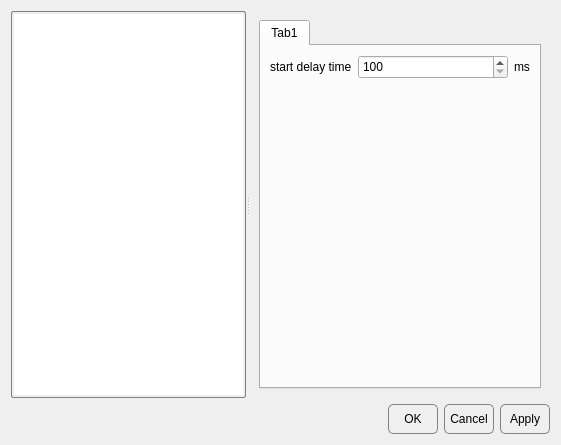
<?xml version="1.0" encoding="UTF-8"?>
<ui version="4.0">
 <class>OptionDialog</class>
 <widget class="QDialog" name="OptionDialog">
  <property name="geometry">
   <rect>
    <x>0</x>
    <y>0</y>
    <width>561</width>
    <height>445</height>
   </rect>
  </property>
  <property name="windowTitle">
   <string>Dialog</string>
  </property>
  <property name="styleSheet">
   <string notr="true">
QRadioButton::indicator::unchecked#radioButton_admin {
    image:url(:/user_admin_unchecked.png)
}

QRadioButton::indicator:unchecked:hover#radioButton_admin {
    image:url(:/user_admin_hover.png)
}


QRadioButton::indicator::checked#radioButton_admin {
    image:url(:/user_admin_checked.png)
}

QRadioButton::indicator:checked:hover#radioButton_admin {
    image:url(:/user_admin_checked.png)
}

QRadioButton::indicator::unchecked#radioButton_general {
    image:url(:/user_general_unchecked.png)
}

QRadioButton::indicator:unchecked:hover#radioButton_general {
    image:url(:/user_general_hover.png)
}


QRadioButton::indicator::checked#radioButton_general {
    image:url(:/user_general_checked.png)
}

QRadioButton::indicator:checked:hover#radioButton_general {
    image:url(:/user_general_checked.png)
}
QWidget#widget_up{
	background-color:white;
}
QWidget#widget_down{
	background-color:lightgray;
}
QLineEdit{
border:1px solid gray;
border-radius:5px;
}
QPushButton{
	border: 1px solid grey;
	border-radius:5px;
}
QPushButton:hover{
	border: 1px solid grey;
	border-radius:5px;
	
	background-color: rgb(172, 190, 255);
}
QPushButton:pressed{
	border: 1px solid grey;
	border-radius:5px;
	color:white;
	background-color: rgb(0, 85, 255);
}


QListView#listWidget{
	padding:2px;
	show-decoration-selected: 1;
	border:1px solid gray;
	border-radius: 2px;
}
QListView::item#listWidget{
	border: 1px solid #d9d9d9;
	border-left-color: transparent;
	border-top-color: transparent;
	height:30px;
}
QListView::item:hover#listWidget {
	background: qlineargradient(x1: 0, y1: 0, x2: 0, y2: 1, stop: 0 #e7effd, stop: 1 #cbdaf1);
	border: 1px solid #bfcde4;

}
QListView::item:selected#listWidget{
	border: 1px solid #567dbc;

}
 QListView::item:selected:active#listWidget{
	background: #567DBC;

}
QListView::item:selected:!active#listWidget{
	background: #567DBC;

}
</string>
  </property>
  <layout class="QVBoxLayout" name="verticalLayout" stretch="1,0">
   <item>
    <widget class="QSplitter" name="splitter">
     <property name="frameShape">
      <enum>QFrame::NoFrame</enum>
     </property>
     <property name="orientation">
      <enum>Qt::Horizontal</enum>
     </property>
     <property name="childrenCollapsible">
      <bool>true</bool>
     </property>
     <widget class="QListWidget" name="listWidget">
      <property name="maximumSize">
       <size>
        <width>16777215</width>
        <height>16777215</height>
       </size>
      </property>
     </widget>
     <widget class="QStackedWidget" name="stackedWidget">
      <property name="sizePolicy">
       <sizepolicy hsizetype="Expanding" vsizetype="Expanding">
        <horstretch>0</horstretch>
        <verstretch>0</verstretch>
       </sizepolicy>
      </property>
      <property name="minimumSize">
       <size>
        <width>300</width>
        <height>0</height>
       </size>
      </property>
      <property name="currentIndex">
       <number>2</number>
      </property>
      <widget class="QWidget" name="userlogin">
       <layout class="QVBoxLayout" name="verticalLayout_2" stretch="2,1">
        <property name="spacing">
         <number>0</number>
        </property>
        <property name="leftMargin">
         <number>0</number>
        </property>
        <property name="topMargin">
         <number>0</number>
        </property>
        <property name="rightMargin">
         <number>0</number>
        </property>
        <property name="bottomMargin">
         <number>0</number>
        </property>
        <item>
         <widget class="QWidget" name="widget_up" native="true">
          <layout class="QHBoxLayout" name="horizontalLayout_4">
           <item>
            <layout class="QHBoxLayout" name="horizontalLayout_2">
             <item>
              <spacer name="horizontalSpacer_2">
               <property name="orientation">
                <enum>Qt::Horizontal</enum>
               </property>
               <property name="sizeHint" stdset="0">
                <size>
                 <width>40</width>
                 <height>20</height>
                </size>
               </property>
              </spacer>
             </item>
             <item>
              <widget class="QRadioButton" name="radioButton_general">
               <property name="text">
                <string/>
               </property>
               <property name="checked">
                <bool>true</bool>
               </property>
              </widget>
             </item>
             <item>
              <spacer name="horizontalSpacer_3">
               <property name="orientation">
                <enum>Qt::Horizontal</enum>
               </property>
               <property name="sizeHint" stdset="0">
                <size>
                 <width>40</width>
                 <height>20</height>
                </size>
               </property>
              </spacer>
             </item>
            </layout>
           </item>
           <item>
            <layout class="QHBoxLayout" name="horizontalLayout_3">
             <item>
              <spacer name="horizontalSpacer_4">
               <property name="orientation">
                <enum>Qt::Horizontal</enum>
               </property>
               <property name="sizeHint" stdset="0">
                <size>
                 <width>40</width>
                 <height>20</height>
                </size>
               </property>
              </spacer>
             </item>
             <item>
              <widget class="QRadioButton" name="radioButton_admin">
               <property name="text">
                <string/>
               </property>
              </widget>
             </item>
             <item>
              <spacer name="horizontalSpacer_5">
               <property name="orientation">
                <enum>Qt::Horizontal</enum>
               </property>
               <property name="sizeHint" stdset="0">
                <size>
                 <width>40</width>
                 <height>20</height>
                </size>
               </property>
              </spacer>
             </item>
            </layout>
           </item>
          </layout>
         </widget>
        </item>
        <item>
         <widget class="QWidget" name="widget_down" native="true">
          <layout class="QVBoxLayout" name="verticalLayout_3">
           <item>
            <widget class="QWidget" name="widget_pw" native="true">
             <layout class="QVBoxLayout" name="verticalLayout_4">
              <item>
               <layout class="QHBoxLayout" name="horizontalLayout_5">
                <item>
                 <widget class="QLabel" name="label">
                  <property name="text">
                   <string>Password</string>
                  </property>
                 </widget>
                </item>
                <item>
                 <widget class="QLineEdit" name="lineEdit_PW">
                  <property name="minimumSize">
                   <size>
                    <width>0</width>
                    <height>30</height>
                   </size>
                  </property>
                  <property name="echoMode">
                   <enum>QLineEdit::Password</enum>
                  </property>
                 </widget>
                </item>
               </layout>
              </item>
              <item>
               <layout class="QHBoxLayout" name="horizontalLayout_6">
                <item>
                 <widget class="QCheckBox" name="checkBox_admin_need">
                  <property name="text">
                   <string>need check</string>
                  </property>
                 </widget>
                </item>
                <item>
                 <spacer name="horizontalSpacer_6">
                  <property name="orientation">
                   <enum>Qt::Horizontal</enum>
                  </property>
                  <property name="sizeHint" stdset="0">
                   <size>
                    <width>40</width>
                    <height>20</height>
                   </size>
                  </property>
                 </spacer>
                </item>
               </layout>
              </item>
             </layout>
            </widget>
           </item>
          </layout>
         </widget>
        </item>
       </layout>
      </widget>
      <widget class="QWidget" name="autoload">
       <layout class="QVBoxLayout" name="verticalLayout_5">
        <item>
         <widget class="QCheckBox" name="checkBox_autoLoad">
          <property name="text">
           <string>AutoLoad</string>
          </property>
         </widget>
        </item>
        <item>
         <spacer name="verticalSpacer">
          <property name="orientation">
           <enum>Qt::Vertical</enum>
          </property>
          <property name="sizeHint" stdset="0">
           <size>
            <width>20</width>
            <height>40</height>
           </size>
          </property>
         </spacer>
        </item>
       </layout>
      </widget>
      <widget class="QWidget" name="plotWidget">
       <layout class="QVBoxLayout" name="verticalLayout_6">
        <item>
         <widget class="QTabWidget" name="tabWidget">
          <property name="currentIndex">
           <number>0</number>
          </property>
          <widget class="QWidget" name="tab">
           <attribute name="title">
            <string>Tab1</string>
           </attribute>
           <layout class="QVBoxLayout" name="verticalLayout_7">
            <item>
             <layout class="QHBoxLayout" name="horizontalLayout_7" stretch="0,1,0">
              <item>
               <widget class="QLabel" name="label_2">
                <property name="text">
                 <string>start delay time</string>
                </property>
               </widget>
              </item>
              <item>
               <widget class="QSpinBox" name="spinBox_delayTime">
                <property name="minimumSize">
                 <size>
                  <width>0</width>
                  <height>24</height>
                 </size>
                </property>
                <property name="minimum">
                 <number>100</number>
                </property>
                <property name="maximum">
                 <number>65535</number>
                </property>
               </widget>
              </item>
              <item>
               <widget class="QLabel" name="label_3">
                <property name="text">
                 <string>ms</string>
                </property>
               </widget>
              </item>
             </layout>
            </item>
            <item>
             <spacer name="verticalSpacer_2">
              <property name="orientation">
               <enum>Qt::Vertical</enum>
              </property>
              <property name="sizeHint" stdset="0">
               <size>
                <width>20</width>
                <height>40</height>
               </size>
              </property>
             </spacer>
            </item>
           </layout>
          </widget>
         </widget>
        </item>
       </layout>
      </widget>
     </widget>
    </widget>
   </item>
   <item>
    <layout class="QHBoxLayout" name="horizontalLayout">
     <item>
      <spacer name="horizontalSpacer">
       <property name="orientation">
        <enum>Qt::Horizontal</enum>
       </property>
       <property name="sizeHint" stdset="0">
        <size>
         <width>40</width>
         <height>20</height>
        </size>
       </property>
      </spacer>
     </item>
     <item>
      <widget class="QPushButton" name="btn_ok">
       <property name="minimumSize">
        <size>
         <width>50</width>
         <height>30</height>
        </size>
       </property>
       <property name="text">
        <string>OK</string>
       </property>
      </widget>
     </item>
     <item>
      <widget class="QPushButton" name="btn_cancel">
       <property name="minimumSize">
        <size>
         <width>50</width>
         <height>30</height>
        </size>
       </property>
       <property name="text">
        <string>Cancel</string>
       </property>
      </widget>
     </item>
     <item>
      <widget class="QPushButton" name="btn_apply">
       <property name="minimumSize">
        <size>
         <width>50</width>
         <height>30</height>
        </size>
       </property>
       <property name="text">
        <string>Apply</string>
       </property>
      </widget>
     </item>
    </layout>
   </item>
  </layout>
 </widget>
 <resources/>
 <connections/>
</ui>
